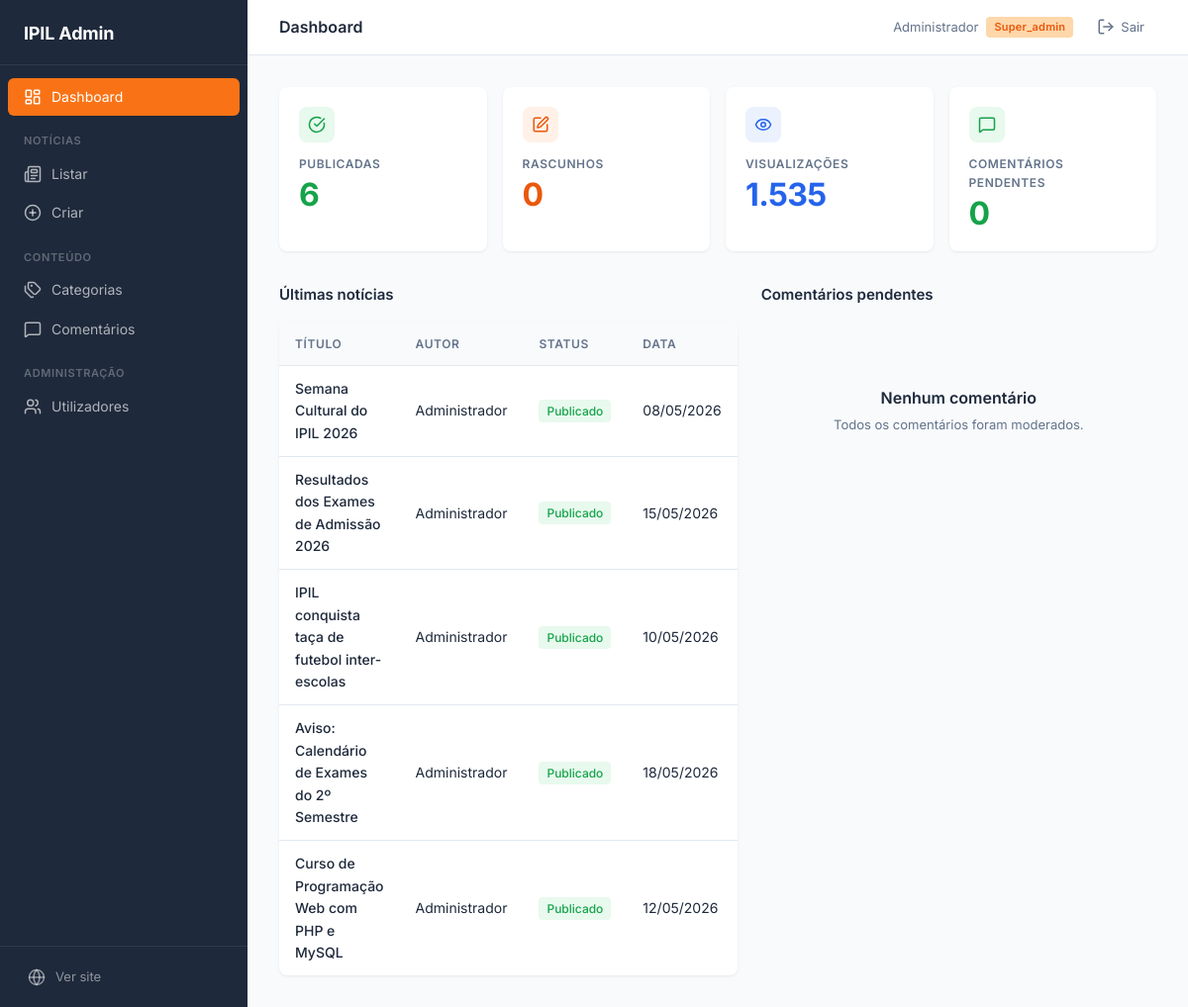
The app's page /admin/dashboard.php (signed in) with its own data.
### tables this page shows
CREATE TABLE IF NOT EXISTS noticias (
    id              INT UNSIGNED AUTO_INCREMENT PRIMARY KEY,
    titulo          VARCHAR(255) NOT NULL,
    slug            VARCHAR(255) NOT NULL UNIQUE,
    resumo          TEXT NOT NULL,
    conteudo        LONGTEXT NOT NULL,
    imagem_capa     VARCHAR(255) DEFAULT NULL,
    alt_imagem      VARCHAR(255) DEFAULT NULL,
    autor_id        INT UNSIGNED NOT NULL,
    categoria_id    INT UNSIGNED NOT NULL,
    status          ENUM('rascunho','pendente','publicado','arquivado') NOT NULL DEFAULT 'rascunho',
    destaque        TINYINT(1) NOT NULL DEFAULT 0,
    views           INT UNSIGNED NOT NULL DEFAULT 0,
    permitir_comentarios TINYINT(1) NOT NULL DEFAULT 1,
    tags            VARCHAR(500) DEFAULT NULL,
    publicado_em    DATETIME DEFAULT NULL,
    criado_em       DATETIME NOT NULL DEFAULT CURRENT_TIMESTAMP,
    atualizado_em   DATETIME NOT NULL DEFAULT CURRENT_TIMESTAMP ON UPDATE CURRENT_TIMESTAMP,
    FOREIGN KEY (autor_id)     REFERENCES utilizadores(id) ON DELETE RESTRICT,
    FOREIGN KEY (categoria_id) REFERENCES categorias(id)   ON DELETE RESTRICT,
    INDEX idx_status    (status),
    INDEX idx_destaque  (destaque),
    INDEX idx_publicado (publicado_em)
);

CREATE TABLE IF NOT EXISTS utilizadores (
    id            INT UNSIGNED AUTO_INCREMENT PRIMARY KEY,
    nome          VARCHAR(100) NOT NULL,
    email         VARCHAR(150) NOT NULL UNIQUE,
    senha         VARCHAR(255) NOT NULL,
    perfil        ENUM('super_admin','admin','editor','autor') NOT NULL DEFAULT 'autor',
    avatar        VARCHAR(255) DEFAULT NULL,
    bio           TEXT DEFAULT NULL,
    ativo         TINYINT(1) NOT NULL DEFAULT 1,
    ultimo_login  DATETIME DEFAULT NULL,
    criado_em     DATETIME NOT NULL DEFAULT CURRENT_TIMESTAMP,
    atualizado_em DATETIME NOT NULL DEFAULT CURRENT_TIMESTAMP ON UPDATE CURRENT_TIMESTAMP
);

### admin/dashboard.php (the view, shortened to what this page needs)
<?php
require_once __DIR__ . '/includes/auth_check.php';
$stmt = $pdo->query("SELECT COUNT(*) FROM noticias WHERE status = 'publicado'");
$publicadas = $stmt->fetchColumn();
$stmt = $pdo->query("SELECT COUNT(*) FROM noticias WHERE status = 'rascunho'");
$rascunhos = $stmt->fetchColumn();
$stmt = $pdo->query("SELECT COALESCE(SUM(views), 0) FROM noticias");
$total_views = $stmt->fetchColumn();
$stmt = $pdo->query("SELECT COUNT(*) FROM comentarios WHERE aprovado = 0");
$comentarios_pendentes = $stmt->fetchColumn();
$stmt = $pdo->query("SELECT n.id, n.titulo, n.status, n.publicado_em, u.nome AS autor
                      FROM noticias n JOIN utilizadores u ON n.autor_id = u.id
                      ORDER BY n.criado_em DESC LIMIT 5");
$ultimas = $stmt->fetchAll();
$stmt = $pdo->query("SELECT c.*, n.titulo AS noticia_titulo
                      FROM comentarios c JOIN noticias n ON c.noticia_id = n.id
                      WHERE c.aprovado = 0 ORDER BY c.criado_em DESC LIMIT 5");
$comentarios = $stmt->fetchAll();
include __DIR__ . '/includes/header_admin.php';
?>
<div class="stats-grid">
  <div class="stat-card">
    <span class="stat-icon" style="background:rgba(34,197,94,0.1);color:#16a34a"><i data-lucide="check-circle" class="lucide-icon"></i></span>
    <span class="stat-label">Publicadas</span>
    <span class="stat-value" style="color:#16a34a"><?= $publicadas ?></span>
  </div>
  <div class="stat-card">
    <span class="stat-icon" style="background:rgba(249,115,22,0.1);color:#ea580c"><i data-lucide="edit" class="lucide-icon"></i></span>
    <span class="stat-label">Rascunhos</span>
    <span class="stat-value" style="color:#ea580c"><?= $rascunhos ?></span>
  </div>
  <div class="stat-card">
    <span class="stat-icon" style="background:rgba(59,130,246,0.1);color:#2563eb"><i data-lucide="eye" class="lucide-icon"></i></span>
    <span class="stat-label">Visualizações</span>
    <span class="stat-value" style="color:#2563eb"><?= number_format($total_views, 0, ',', '.') ?></span>
  </div>
  <div class="stat-card">
    <span class="stat-icon" style="background:<?= $comentarios_pendentes > 0 ? 'rgba(239,68,68,0.1)' : 'rgba(34,197,94,0.1)' ?>;color:<?= $comentarios_pendentes > 0 ? '#ef4444' : '#16a34a' ?>"><i data-lucide="message-square" class="lucide-icon"></i></span>
    <span class="stat-label">Comentários pendentes</span>
    <span class="stat-value" style="color:<?= $comentarios_pendentes > 0 ? '#ef4444' : '#16a34a' ?>"><?= $comentarios_pendentes ?></span>
  </div>
</div>
<div class="dashboard-grid">
  <div>
    <h2 class="dashboard-section-title">Últimas notícias</h2>
    <?php if (empty($ultimas)): ?>
      <div class="empty-state"><h3>Nenhuma notícia</h3><p>Ainda não há notícias publicadas.</p></div>
    <?php else: ?>
      <div class="table-card">
        <div class="table-wrap">
          <table>
            <thead><tr><th>Título</th><th>Autor</th><th>Status</th><th>Data</th></tr></thead>
            <tbody>
              <?php foreach ($ultimas as $n): ?>
              <tr>
                <td><a href="noticias/editar.php?id=<?= $n['id'] ?>"><?= htmlspecialchars(mb_substr($n['titulo'], 0, 50)) ?></a></td>
                <td><?= htmlspecialchars($n['autor']) ?></td>
                <td><?php
                  $mc = ['rascunho' => 'badge-warning', 'pendente' => 'badge-muted', 'publicado' => 'badge-success', 'arquivado' => 'badge-muted'];
                  echo '<span class="badge ' . ($mc[$n['status']] ?? 'badge-muted') . '">' . ucfirst($n['status']) . '</span>';
                ?></td>
                <td><?= $n['publicado_em'] ? date('d/m/Y', strtotime($n['publicado_em'])) : '-' ?></td>
              </tr>
              <?php endforeach; ?>
            </tbody>
          </table>
        </div>
      </div>
    <?php endif; ?>
  </div>
  <div>
    <h2 class="dashboard-section-title">Comentários pendentes</h2>
    <?php if (empty($comentarios)): ?>
      <div class="empty-state"><h3>Nenhum comentário</h3><p>Todos os comentários foram moderados.</p></div>
    <?php endif; ?>
  </div>
</div>
<?php include __DIR__ . '/includes/footer_admin.php'; ?>

### assets/css/admin.css (style rules this page uses)
* { margin: 0; padding: 0; box-sizing: border-box; }
body { font-family: var(--font-family); background: var(--color-surface); color: var(--color-text); display: flex; min-height: 100vh; -webkit-font-smoothing: antialiased; }
.stats-grid { display: grid; grid-template-columns: repeat(auto-fit, minmax(200px, 1fr)); gap: 16px; margin-bottom: 32px; }
.stat-card { background: var(--color-bg); border-radius: 8px; padding: 20px; box-shadow: 0 1px 2px rgba(0,0,0,0.04), 0 1px 4px rgba(0,0,0,0.04); display: flex; flex-direction: column; gap: 4px; }
.stat-card .stat-label { font-size: 0.75rem; font-weight: 600; color: var(--color-text-muted); text-transform: uppercase; letter-spacing: 0.05em; }
.stat-card .stat-value { font-size: 2rem; font-weight: 700; line-height: 1.1; letter-spacing: -0.02em; }
.stat-card .stat-icon { display: inline-flex; width: 36px; height: 36px; border-radius: 8px; align-items: center; justify-content: center; margin-bottom: 8px; }
.dashboard-grid { display: grid; grid-template-columns: 1fr 1fr; gap: 24px; }
.dashboard-section-title { font-weight: 600; font-size: 0.9375rem; margin-bottom: 16px; color: var(--color-text); }
.table-card { background: var(--color-bg); border-radius: 8px; box-shadow: 0 1px 2px rgba(0,0,0,0.04), 0 1px 4px rgba(0,0,0,0.04); overflow: hidden; }
.table-wrap { overflow-x: auto; }
table { width: 100%; border-collapse: collapse; }
th { padding: 12px 16px; font-size: 0.75rem; font-weight: 600; color: var(--color-text-muted); text-transform: uppercase; letter-spacing: 0.05em; text-align: left; border-bottom: 1px solid var(--color-border); white-space: nowrap; background: var(--color-surface); }
td { padding: 12px 16px; font-size: 0.875rem; border-bottom: 1px solid var(--color-border); }
tr:last-child td { border-bottom: none; }
td a { color: var(--color-text); text-decoration: none; font-weight: 500; transition: color 150ms ease; }
.badge { display: inline-flex; align-items: center; padding: 2px 8px; border-radius: 4px; font-size: 0.75rem; font-weight: 500; gap: 4px; }
.badge-success { background: rgba(34,197,94,0.1); color: #16a34a; }
.empty-state { display: flex; flex-direction: column; align-items: center; justify-content: center; padding: 64px 24px; text-align: center; color: var(--color-text-muted); }
.empty-state h3 { font-weight: 600; font-size: 1rem; color: var(--color-text); margin-bottom: 4px; }
.empty-state p { font-size: 0.8125rem; max-width: 280px; margin-bottom: 16px; }
.lucide-icon { width: 18px; height: 18px; display: inline-flex; flex-shrink: 0; }

### assets/css/variables.css (style rules this page uses)
:root { --color-primary: #F97316; --color-primary-dark: #EA580C; --color-primary-light: #FED7AA; --color-bg: #FFFFFF; --color-bg-soft: #FFF7ED; --color-surface: #F8FAFC; --color-border: #E2E8F0; --color-text: #1E293B; --color-text-muted: #64748B; --color-danger: #EF4444; --color-success: #22C55E; --color-warning: #EAB308; --font-family: 'Inter', system-ui, -apple-system, sans-serif; --font-display: 800; --font-headline: 700; --font-title: 600; --font-body: 400; --font-label: 500; --lh-tight: 1.1; --lh-heading: 1.2; --lh-body: 1.6; --text-display: clamp(2rem, 5vw, 3.5rem); --text-headline: clamp(1.5rem, 3vw, 2.25rem); --text-title: clamp(1.125rem, 2vw, 1.5rem); --text-body: 1rem; --text-small: 0.9375rem; --text-label: 0.8125rem; --space-xs: 4px; --space-sm: 8px; --space-md: 16px; --space-lg: 24px; --space-xl: 32px; --space-xxl: 48px; --radius-sm: 4px; --radius-md: 8px; --radius-lg: 12px; --shadow-card: 0 1px 3px rgba(0,0,0,0.08); --shadow-card-hover: 0 4px 12px rgba(0,0,0,0.12); --shadow-nav: 0 2px 8px rgba(0,0,0,0.1); --shadow-modal: 0 8px 24px rgba(0,0,0,0.15); --ease-out: cubic-bezier(0.19, 1, 0.22, 1); --duration-fast: 200ms; --duration-med: 300ms; }
* { margin: 0; padding: 0; box-sizing: border-box; }
body { font-family: var(--font-family); font-weight: var(--font-body); font-size: var(--text-body); line-height: var(--lh-body); color: var(--color-text); background: var(--color-bg); -webkit-font-smoothing: antialiased; -moz-osx-font-smoothing: grayscale; }
a { color: var(--color-primary); text-decoration: none; transition: color var(--duration-fast) var(--ease-out); }

### records on screen
noticias: titulo "Semana Cultural do IPIL 2026", autor.nome "Administrador", status "Publicado", publicado_em "08/05/2026"
noticias: titulo "Resultados dos Exames de Admissão 2026", autor.nome "Administrador", status "Publicado", publicado_em "15/05/2026"
noticias: titulo "IPIL conquista taça de futebol inter-escolas", autor.nome "Administrador", status "Publicado", publicado_em "10/05/2026"
noticias: titulo "Aviso: Calendário de Exames do 2º Semestre", autor.nome "Administrador", status "Publicado", publicado_em "18/05/2026"
noticias: titulo "Curso de Programação Web com PHP e MySQL", autor.nome "Administrador", status "Publicado", publicado_em "12/05/2026"

### other values on screen
$titulo "Dashboard"
$_SESSION['nome'] "Administrador"
$_SESSION['perfil'] "Super_admin"
$publicadas "6"
$rascunhos "0"
$total_views "1.535"
$comentarios_pendentes "0"
